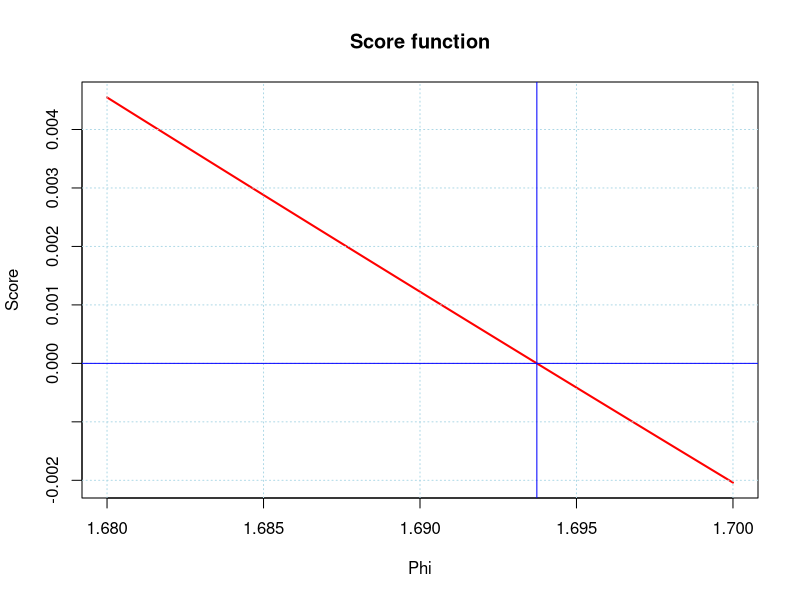
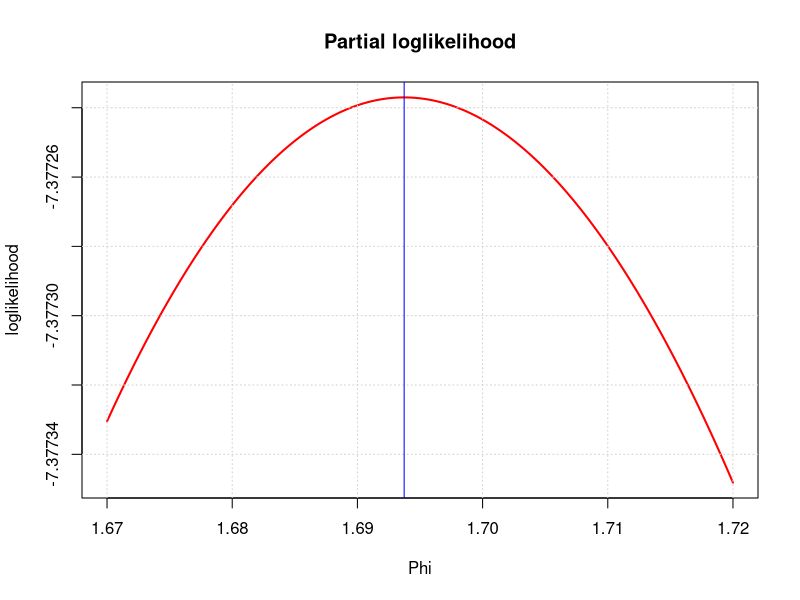

Write the R code that produced these figures, in order.
#
#     R-code to generate data for Project 1.  This code MUST be
#     placed at the start of your own R-script.  You must edit
#     the argument to the set.seed( ) function to fit your own
#     registration number
#
set.seed(4445)
#
#     Generate sample A times with censorng
#
timeA <- sort(round(rexp(8, 0.5), digits = 3))
censorA <- c(1, 0, 0, 0, 1, 0, 0, 1)
cbind(timeA, censorA)
#
#     Generate sample B times with censorng
#
timeB <- sort(round(rexp(6, 0.5), digits = 3))
censorB <- c(1, 0, 0, 0, 0, 1)
cbind(timeB, censorB)
#
#     Combine data
#
time <- c(timeA, timeB)
censor <- c(censorA, censorB)
group <- factor(c(rep(1,8), rep(2,6)))
cbind(time, censor, group)

####################################################
# Please insert your R code after this line
####################################################

#### External packages and libraries
packages = c("survival")
packageCheck <- lapply(packages, FUN = function(name) {
	if (!require(name, character.only = TRUE)) {
		install.packages(name, dependencies = TRUE)
		library(name, character.only = TRUE)
	}
})
# search()


######
## Question 1

# Surv(time, censor)
surv.KM <- survfit( Surv(time, censor) ~ 1, conf.type = "plain" )
# summary(surv.KM)
# plot(surv.KM,
#   ylab = "Survival function with 95% CI",
#   xlab = "Time")
# abline(v = 1.2, col="red")

surv.KM.est <- stepfun(surv.KM$time, c(1, surv.KM$surv))
# surv.KM.est(0:0.5:10)
#surv.KM.est(1.2)


######
## Question 3 

cox.fit <- coxph(Surv(time, censor) ~ group)
#summary(cox.fit)
#phi.hat <- exp(cox.fit$coefficients)

######
# Question 4

partLogL <- function(p) {
	2*log(p) - log(8+6*p) - log(8+5*p) - log(4+p) - log(1+p) 
}

plotPartLogL <- function(lower, upper) {
	x <- seq(lower, upper, length = 1000)
	plot(x, partLogL(x),
		main = "Partial loglikelihood",
		type = "l",
		xlab = "Phi",
		ylab = "loglikelihood",
		col = "red",
		lwd = 2
	)
	grid()
}

score <- function(p) {
	2/p - 6/(8+6*p) - 5/(8+5*p) - 1/(4+p) - 1/(1+p)
}

plotScore <- function(lower, upper) {
	x <- seq(lower, upper, length = 1000)
	plot(x, score(x),
		type = "l",
		col = "red",
		lwd = 2,
		main = "Score function",
		xlab = "Phi",
		ylab = "Score"
	)
	grid(col = "lightblue")
}

plotScore(1.68, 1.70)
abline(v = exp(cox.fit$coefficients), col = "blue")
abline(h = 0, col="blue")

###### 
# Question 5

# 5a - answered below

# 5b

lrtTest <- function(coxTest, sig) {
	if (summary(coxTest)$logtest["pvalue"] < sig) {
		1
	} else {
		0
	}
}

####################################################
# Make sure you define the variables
# AnswerQ1 = 
# AnswerQ2 = 
# AnswerQ3 = 
# AnswerQ5a = 
# AnswerQ5b = should be 0 (don't reject) or 1 (reject)
# Make sure the plot for Q4 is generated automatically 
####################################################

AnswerQ1 <- surv.KM.est(1.2)
AnswerQ2 <- 1- surv.KM.est(2)
AnswerQ3 <- exp( cox.fit$coefficients )
AnswerQ5a <- summary(cox.fit)$logtest["pvalue"]
AnswerQ5b <- lrtTest(cox.fit, 0.05)
plotPartLogL(1.67, 1.72)
abline(v = exp(cox.fit$coefficients), col = "blue")